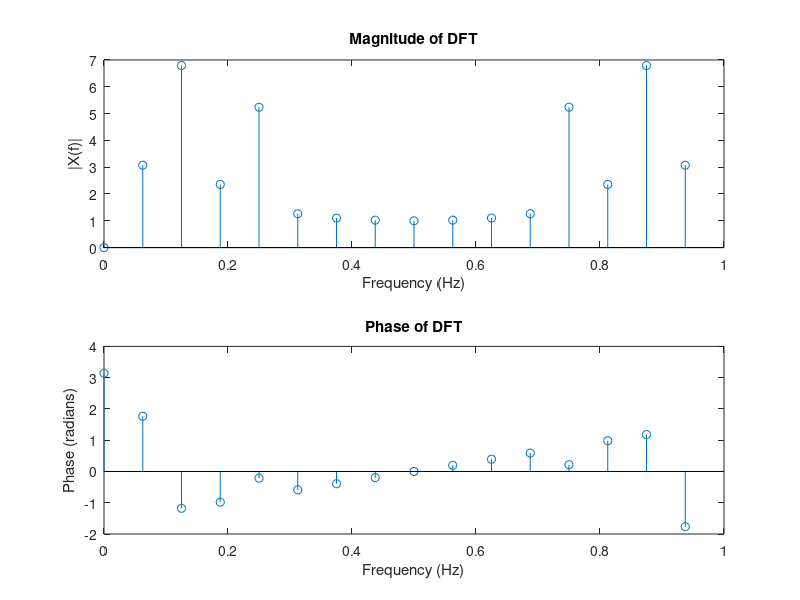

This figure's MATLAB source:
% Define the discrete signal x[n]
n = 0:15;
x = cos(0.2 * pi * n) + 0.5 * cos(0.5 * pi * n);

% Compute the Discrete Fourier Transform (DFT)
X = fft(x);

% Calculate the frequency axis for plotting
fs = 1; % Sampling frequency (assumed to be 1 for simplicity)
frequencies = (0:length(X) - 1) * (fs / length(X));

% Plot the magnitude and phase of the DFT
subplot(2, 1, 1);
stem(frequencies, abs(X));
title('Magnitude of DFT');
xlabel('Frequency (Hz)');
ylabel('|X(f)|');

subplot(2, 1, 2);
stem(frequencies, angle(X));
title('Phase of DFT');
xlabel('Frequency (Hz)');
ylabel('Phase (radians)');